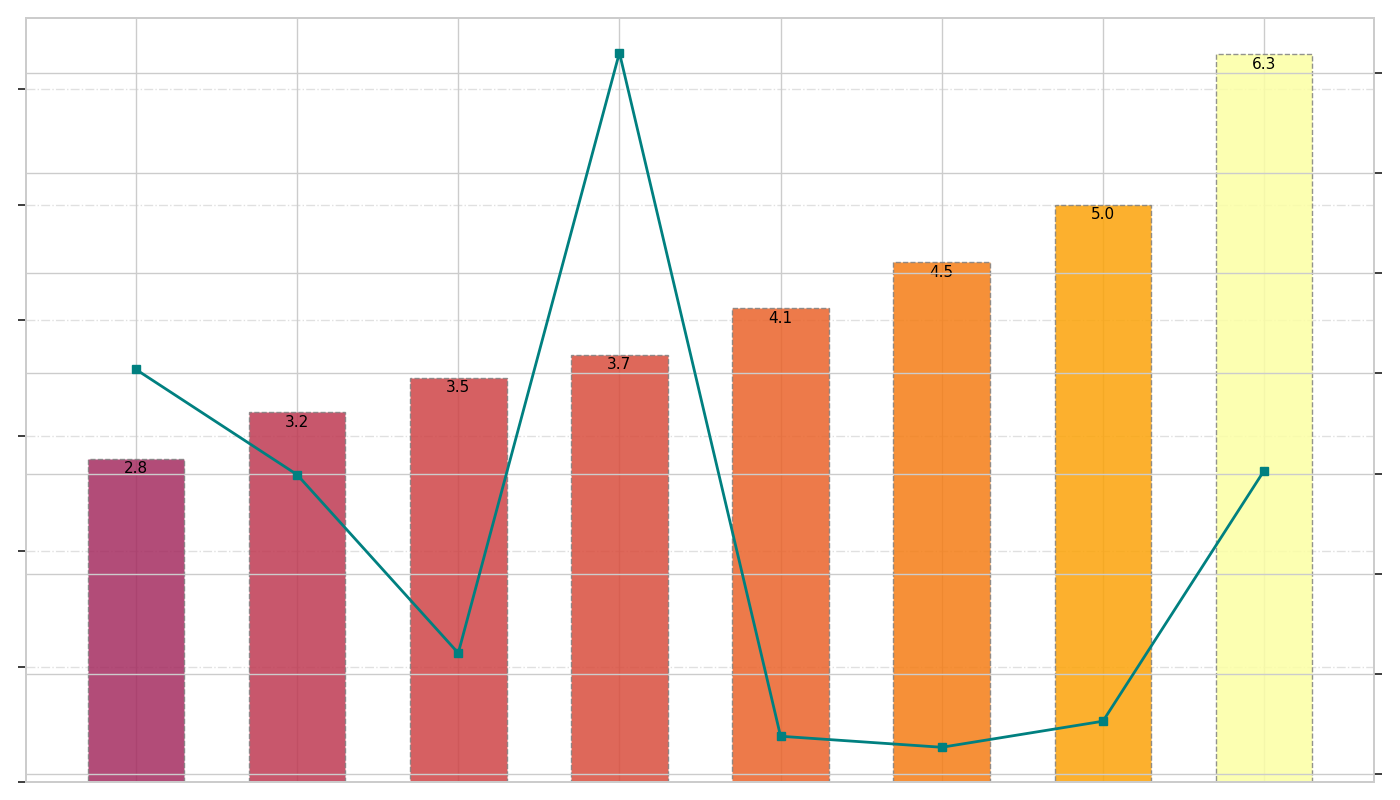

Source code (Python):
import matplotlib.pyplot as plt
import numpy as np
import matplotlib.cm as cm

cities = ["New York", "London", "Tokyo", "Paris", "Toronto", "Sydney", "Berlin", "Singapore"]
parks_per_square_mile = np.array([3.2, 4.1, 2.8, 5.0, 3.5, 6.3, 4.5, 3.7])

sorted_indices = np.argsort(parks_per_square_mile)
sorted_parks_per_square_mile = parks_per_square_mile[sorted_indices]

average_rainfall = np.array([49.9, 23.8, 60.4, 25.3, 32.1, 50.3, 22.7, 92.0])
sorted_average_rainfall = average_rainfall[sorted_indices]

positions = np.arange(len(cities))
bar_width = 0.6

fig, ax1 = plt.subplots(figsize=(14, 8))
color_map = cm.inferno(sorted_parks_per_square_mile / max(sorted_parks_per_square_mile))

bars = ax1.bar(positions, sorted_parks_per_square_mile, color=color_map, width=bar_width, alpha=0.85, edgecolor='gray', linestyle='--')

for bar, height in zip(bars, sorted_parks_per_square_mile):
    ax1.text(bar.get_x() + bar.get_width()/2, height - 0.15, f'{height:.1f}', ha='center', va='bottom', color='black', fontsize=11)

ax2 = ax1.twinx()
ax2.plot(positions, sorted_average_rainfall, color='teal', marker='s', linestyle='-', linewidth=2)

ax1.set_xticks(positions)
ax1.set_xticklabels([])  # Keep the city labels removed
ax1.set_yticklabels([])  # Keep the left y-axis labels removed
ax2.set_yticklabels([])  # Keep the right y-axis labels removed

ax1.grid(axis='y', linestyle='-.', alpha=0.6)

plt.tight_layout()
plt.show()
